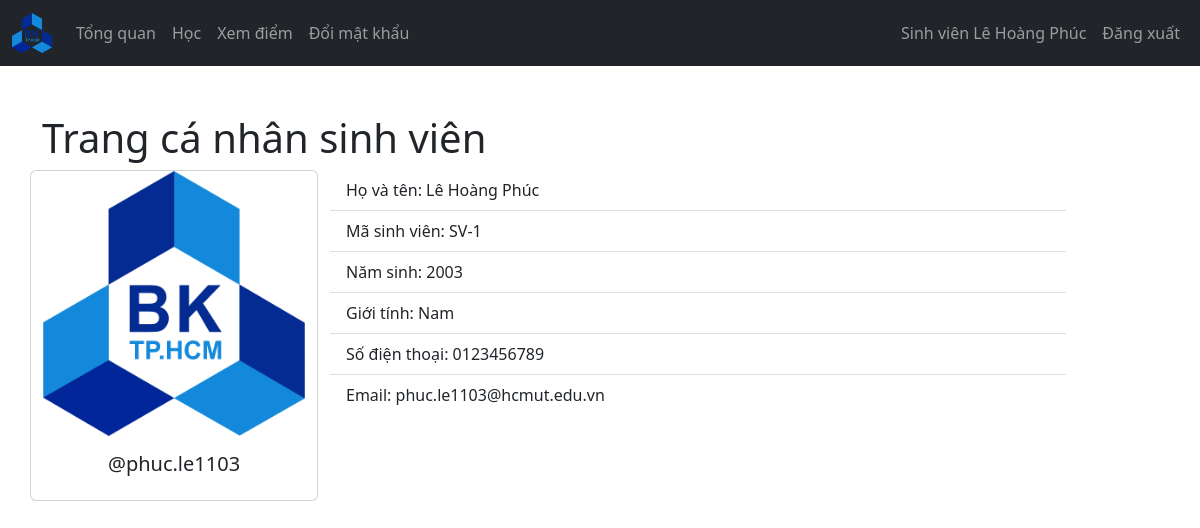
The page /SinhVien/index.php (signed in) on the database its author committed.
### tables this page shows
CREATE TABLE `sinhvien` (
  `masinhvien` varchar(127) NOT NULL,
  `ho_tenlot` varchar(255) NOT NULL,
  `ten` varchar(255) NOT NULL,
  `tendangnhap` varchar(127) NOT NULL,
  `matkhau` varchar(255) NOT NULL,
  `email` varchar(255) NOT NULL,
  `sdt` varchar(15) NOT NULL,
  `namsinh` int(11) NOT NULL,
  `gioitinh` tinyint(1) NOT NULL
);

### controllers/sinhvien_ctl.php (called while the page is built, shortened)
<?php
function getSinhVienTheoId($id, $conn)
{
  $sql = "SELECT * FROM sinhvien
           WHERE masinhvien=?";
  $stmt = $conn->prepare($sql);
  $stmt->execute([$id]);
  if ($stmt->rowCount() == 1) {
    $sinhvien = $stmt->fetch();
    return $sinhvien;
  } else {
    return 0;
  }
}

### SinhVien/index.php (the view, shortened to what this page needs)
<?php
if (
  isset($_SESSION['masinhvien']) && isset($_SESSION['tucach'])
) {
  if ($_SESSION['tucach'] == 'SinhVien') {
    include "../controllers/includer.php";
    $masinhvien = $_SESSION['masinhvien'];
    $sinhvien = getSinhVienTheoId($masinhvien, $conn);
    $gioitinh = "Nam";
?>
    <!DOCTYPE html>
    <html lang="en">
    <head>
        <?php
        $tensinhvien = $sinhvien['ho_tenlot'] . " " . $sinhvien['ten'];
        $title = "Sinh viên " . $tensinhvien;
        $usrname = $title;
        ?>
      <link rel="stylesheet" href="https://cdn.jsdelivr.net/npm/bootstrap@5.2.0/dist/css/bootstrap.min.css">
      <link rel="stylesheet" href="../css/style.css">
      <link rel="stylesheet" href="https://cdnjs.cloudflare.com/ajax/libs/font-awesome/4.7.0/css/font-awesome.min.css">
    </head>
    <body>
      <?php
      include "comp/navbar.php";
      ?>
      <?php
      $student = 1;
      if ($student != 0) {
      ?>
        <div class="container mt-5">
          <h1>Trang cá nhân sinh viên</h1>
          <div class="row">
            <div class="col-4 card" style="width: 18rem;">
              <img src="../imgs/logo.png" class="card-img-top" alt="...">
              <div class="card-body">
                <h5 class="card-title text-center">@<?= $sinhvien['tendangnhap'] ?></h5>
              </div>
            </div>
            <div class="col-8">
              <ul class="list-group list-group-flush">
                <li class="list-group-item">Họ và tên: <?= $tensinhvien ?></li>
                <li class="list-group-item">Mã sinh viên: <?= $sinhvien['masinhvien'] ?></li>
                <li class="list-group-item">Năm sinh: <?= $sinhvien['namsinh'] ?></li>
                <li class="list-group-item">Giới tính: <?= $gioitinh ?></li>
                <li class="list-group-item">Số điện thoại: <?= $sinhvien['sdt'] ?></li>
                <li class="list-group-item">Email: <?= $sinhvien['email'] ?></li>
              </ul>
            </div>
          </div>
        </div>
      <?php
      } else {
        header("Location: student.php");
        exit;
      }
      ?>
    </body>
    </html>
<?php
  } else {
    header("Location: ../login.php");
    exit;
  }
} else {
  header("Location: ../login.php");
  exit;
}
?>

### SinhVien/comp/navbar.php (shortened to what this page needs)
<nav class="navbar navbar-expand-lg navbar-dark bg-dark">
  <div class="container-fluid">
    <a class="navbar-brand" href="../index.php">
      <img src="../imgs/logo.png" width="40">
    </a>
    <div class="collapse navbar-collapse" id="navbarSupportedContent">
      <ul class="navbar-nav me-auto mb-2 mb-lg-0" id="navLinks">
        <li class="nav-item">
          <a class="nav-link" aria-current="page" href="index.php">Tổng quan</a>
        </li>
        <li class="nav-item">
          <a class="nav-link" href="hoc.php">Học</a>
        </li>
        <li class="nav-item">
          <a class="nav-link" href="diem.php">Xem điểm</a>
        </li>
        <li class="nav-item">
          <a class="nav-link" href="doimatkhau.php">Đổi mật khẩu</a>
        </li>
      </ul>
      <ul class="navbar-nav me-right mb-2 mb-lg-0">
        <li class="nav-item">
          <a class="nav-link" href="index.php">
            <?= $usrname ?>
          </a>
        </li>
        <li class="nav-item">
          <a class="nav-link" href="../logout.php">Đăng xuất</a>
        </li>
      </ul>
    </div>
  </div>
</nav>

### rows shown on the page
sinhvien: usrname "Sinh viên Lê Hoàng Phúc", tendangnhap "phuc.le1103", tensinhvien "Lê Hoàng Phúc", masinhvien "SV-1", namsinh "2003", sdt "0123456789", email "phuc.le1103@hcmut.edu.vn"

### other values the page prints
$gioitinh "Nam"
